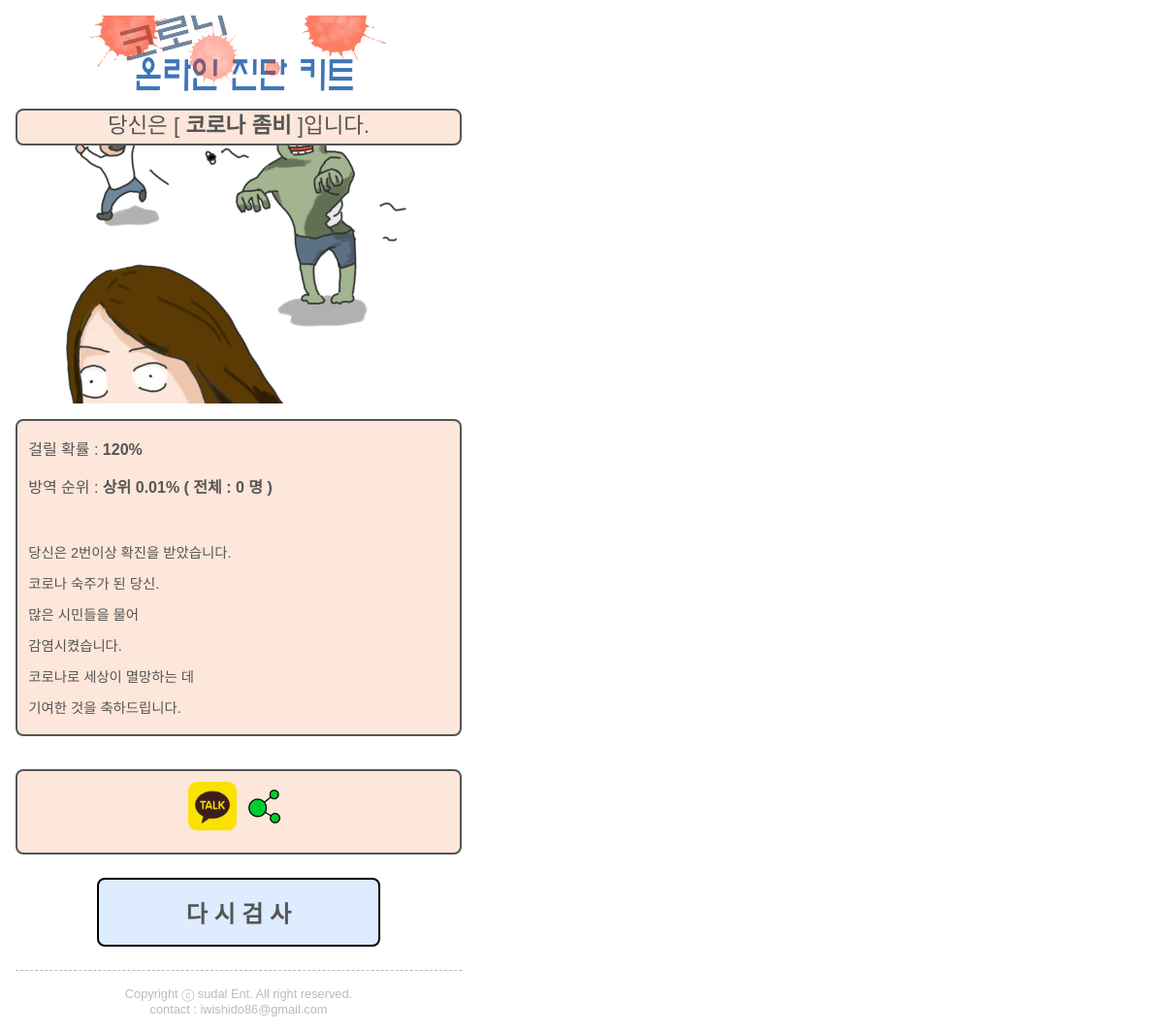
/result/1/1, run on the app's committed database.
### survDjango/models.py (models this page shows)
class ResultM(models.Model):
    survId = models.IntegerField(default=0, help_text="설문번호")
    resultId = models.IntegerField(default=0, help_text="결과번호")
    resultType = models.CharField(default='01', max_length=2)
    pointBottom = models.IntegerField(default=0, help_text="pointBottom")
    pointTop = models.IntegerField(default=0, help_text="pointTop")
    title = models.CharField(max_length=100)
    content = models.TextField()
    content2 = models.TextField()
    content3 = models.TextField()
    imgFile = models.CharField(max_length=100)
    deleteYn = models.CharField(default='N', max_length=1)
    orderNum = models.IntegerField(default=0, help_text="정렬순서")
    cnt = models.IntegerField(default=0, help_text="검사건수")

class SurvM(models.Model):
    survId = models.IntegerField(default=0, help_text="설문번호",unique=True)
    title = models.CharField(max_length=100)
    survType = models.CharField(default='01',max_length=20)
    content = models.TextField()
    content2 = models.TextField()
    content3 = models.TextField()
    imgFile = models.CharField(default='N',max_length=100)
    linkUrl = models.CharField(default='N',max_length=100)
    addScript = models.CharField(default='N', max_length=200)
    completeYn = models.CharField(default='N', max_length=1)
    pageNum = models.IntegerField(default=0, help_text="설문번호")
    deleteYn = models.CharField(default='N', max_length=1)
    orderNum = models.IntegerField(default=0, help_text="정렬순서")
    cnt = models.IntegerField(default=0, help_text="검사건수")

### survDjango/views.py (the view)
# urls.py: path('result/<int:survid>/<int:resultid>', result_view, name='result_view'), # 추가
def result_view(request,survid,resultid):
    template_name = 'survDjango/result.html'
    surv = get_object_or_404(SurvM, survId=survid)
    result = get_object_or_404(ResultM, resultId=resultid)
    form = SurvForm()
    rank = ResultM.objects.filter(pointTop__gt=result.pointTop).aggregate(totalcnt=Sum('cnt'))
    rate = 0.0
    if rank['totalcnt'] :
        rate = (rank['totalcnt'].__int__() / surv.cnt) * 100
    else :
        rate = 0.01
    context = {
        'form': form,
        'surv': surv,
        'rank': rank,
        'rate': rate,
        'result': result,
    }
    return render(request, template_name, context)

### survDjango/templates/survDjango/result.html (shortened to what this page needs)
{% extends 'survDjango/base.html' %}
{% block script %}
    {% load static %}
{% endblock script %}
{% block body %}
<form method="post">
    <div class="result_cont_box1">
        <label class="resultlable">당신은 [ <b>{{ result.title }}</b> ]입니다.</label>
    </div>
    <div class="result_img_box" style="background-image:url('/static/img/{{ result.imgFile }}');">
    </div>
    <div class="result_cont_box2">
        <label class="resultlable2">걸릴 확률 : <b>{{ result.content3 }}</b></label><BR>
        <label class="resultlable2">방역 순위 : <b>상위 {{ rate|stringformat:".2f%%" }} ( 전체 : {{surv.cnt}} 명 )</b></label><BR><BR>
        <label class="result_content2">{{ result.content2|linebreaks }}</label>
    </div>
</form>
<br>
    <div class="result_cont_box3">
        <a href="javascript:sendLink()"><img src="/static/img/share_kakao.png" width="50"/></a>
        <a href="javascript:copyShareLink()"><img src="/static/img/share_api.png" width="50" /></a>
    </div>
    <div class="start_box" id="start_box" onclick="submitFrom();">
        다 시 검 사
    </div>
{% endblock body %}
{% block script2 %}
    {% load static %}
{% endblock script2 %}

### survDjango/static/css/common.css (style rules this page uses)
html { margin : 0; padding : 0; height : 97%; }
body { min-width : 320px; max-width : 460px; margin : 0; padding : 1em; font-family : 'NEXON Gothic Bold', 'Nanum Gothic', 'Malgun Gothic', '돋움', 'dotum', 'AppleGothic', Helvetica, Arial, Sans-Serif !important; height : 97%; color : #555; word-break : break-word }
p { display : block; margin-block-start : 0em; margin-block-end : 0em; margin-inline-start : 0px; margin-inline-end : 0px; margin : 0; padding : 0; }
.result_content2 { font-size : 0.9em; }
.result_cont_box2 { margin-top : 1em; padding : 0.7rem 0.7rem; text-align : left; background-color : #FAECC5; background-color : #FCE7DA; border : 2px solid #555; border-radius : 0.5rem; line-height : 2.0rem; }
.result_cont_box3 { margin-top : 1em; padding : 0.7rem 0.7rem; text-align : center; background-color : #FAECC5; background-color : #FCE7DA; border : 2px solid #555; border-radius : 0.5rem; line-height : 2.0rem; }
.result_cont_box1 { text-align : center; background-color : #FAECC5; background-color : #FCE7DA; border : 2px solid #555; border-radius : 0.5rem; line-height : 2.0rem; }
.resultlable { font-size : 1.4em; }
.resultlable2 { font-size : 1.0em; line-height : 2.4rem; }
.start_box { font-weight : bolder; font-size : 1.5em; margin : 1em 3.5em; text-align : center; padding : 1rem 0.5rem; background-color : #DDECFE; border : 2px solid #000; border-radius : 0.5rem; }
.result_img_box { padding : 0.5rem; text-align : right; vertical-align : bottom; background-color : #FFF; min-height : 250px; margin-bottom : 1em; background-size : 100%; background-position : 50% 100%; background-repeat : no-repeat; }

### data on the page
ResultM: title "코로나 좀비", imgFile (picture), content3 "120%", content2 "당신은 2번이상 확진을 받았습니다. 코로나 숙주가 된 당신. 많은 시민들을 물어 감염시켰습니다. 코로나로 세상이 멸망하는 데 기여한 것을 축하드립니다."
SurvM: cnt "0"

### other printed values
{{ rate|stringformat:".2f%%" }} "0.01%"
